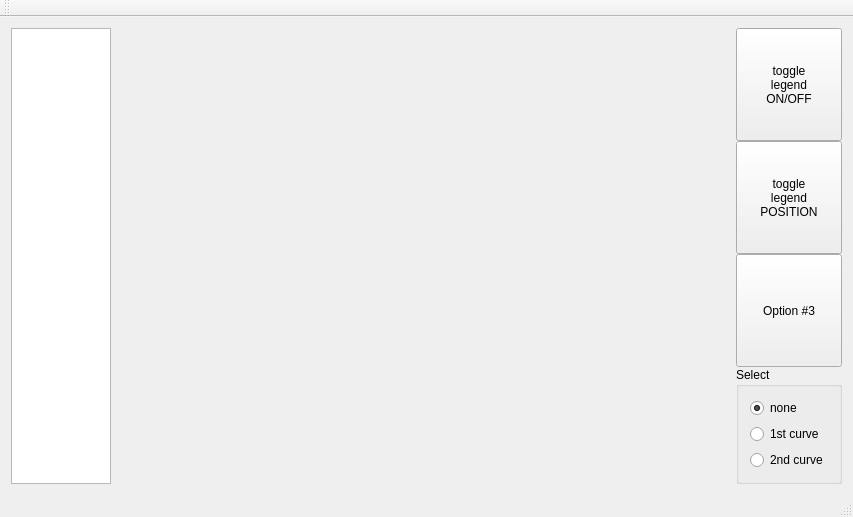
<?xml version="1.0" encoding="UTF-8"?>
<ui version="4.0">
 <class>MainWindow</class>
 <widget class="QMainWindow" name="MainWindow">
  <property name="geometry">
   <rect>
    <x>0</x>
    <y>0</y>
    <width>853</width>
    <height>517</height>
   </rect>
  </property>
  <property name="windowTitle">
   <string>MainWindow</string>
  </property>
  <widget class="QWidget" name="centralWidget">
   <layout class="QGridLayout" name="gridLayout">
    <item row="0" column="0">
     <widget class="QTreeView" name="selectionView">
      <property name="sizePolicy">
       <sizepolicy hsizetype="Minimum" vsizetype="Expanding">
        <horstretch>0</horstretch>
        <verstretch>0</verstretch>
       </sizepolicy>
      </property>
      <property name="maximumSize">
       <size>
        <width>100</width>
        <height>16777215</height>
       </size>
      </property>
     </widget>
    </item>
    <item row="0" column="1">
     <widget class="QFrame" name="display">
      <property name="sizePolicy">
       <sizepolicy hsizetype="Expanding" vsizetype="Preferred">
        <horstretch>1</horstretch>
        <verstretch>0</verstretch>
       </sizepolicy>
      </property>
      <property name="frameShape">
       <enum>QFrame::NoFrame</enum>
      </property>
      <property name="frameShadow">
       <enum>QFrame::Raised</enum>
      </property>
      <layout class="QGridLayout" name="gridLayout_2">
       <property name="leftMargin">
        <number>0</number>
       </property>
       <property name="topMargin">
        <number>0</number>
       </property>
       <property name="rightMargin">
        <number>0</number>
       </property>
       <property name="bottomMargin">
        <number>0</number>
       </property>
       <property name="spacing">
        <number>0</number>
       </property>
       <item row="0" column="1">
        <widget class="QFrame" name="optionsFrame">
         <property name="frameShape">
          <enum>QFrame::NoFrame</enum>
         </property>
         <property name="frameShadow">
          <enum>QFrame::Raised</enum>
         </property>
         <layout class="QVBoxLayout" name="verticalLayout">
          <property name="spacing">
           <number>0</number>
          </property>
          <property name="leftMargin">
           <number>0</number>
          </property>
          <property name="topMargin">
           <number>0</number>
          </property>
          <property name="rightMargin">
           <number>0</number>
          </property>
          <property name="bottomMargin">
           <number>0</number>
          </property>
          <item>
           <widget class="QPushButton" name="btn_option1">
            <property name="sizePolicy">
             <sizepolicy hsizetype="Expanding" vsizetype="Expanding">
              <horstretch>0</horstretch>
              <verstretch>0</verstretch>
             </sizepolicy>
            </property>
            <property name="text">
             <string>toggle
legend
ON/OFF</string>
            </property>
           </widget>
          </item>
          <item>
           <widget class="QPushButton" name="btn_option2">
            <property name="sizePolicy">
             <sizepolicy hsizetype="Expanding" vsizetype="Expanding">
              <horstretch>0</horstretch>
              <verstretch>0</verstretch>
             </sizepolicy>
            </property>
            <property name="text">
             <string>toggle
legend
POSITION</string>
            </property>
           </widget>
          </item>
          <item>
           <widget class="QPushButton" name="btn_option3">
            <property name="sizePolicy">
             <sizepolicy hsizetype="Expanding" vsizetype="Expanding">
              <horstretch>0</horstretch>
              <verstretch>0</verstretch>
             </sizepolicy>
            </property>
            <property name="text">
             <string>Option #3</string>
            </property>
           </widget>
          </item>
          <item>
           <widget class="QGroupBox" name="selections">
            <property name="sizePolicy">
             <sizepolicy hsizetype="Preferred" vsizetype="Expanding">
              <horstretch>0</horstretch>
              <verstretch>0</verstretch>
             </sizepolicy>
            </property>
            <property name="title">
             <string>Select</string>
            </property>
            <layout class="QVBoxLayout" name="verticalLayout_2">
             <item>
              <widget class="QRadioButton" name="btn_none">
               <property name="text">
                <string>none</string>
               </property>
               <property name="checked">
                <bool>true</bool>
               </property>
              </widget>
             </item>
             <item>
              <widget class="QRadioButton" name="btn_1st">
               <property name="text">
                <string>1st curve</string>
               </property>
              </widget>
             </item>
             <item>
              <widget class="QRadioButton" name="btn_2nd">
               <property name="text">
                <string>2nd curve</string>
               </property>
              </widget>
             </item>
            </layout>
           </widget>
          </item>
         </layout>
        </widget>
       </item>
       <item row="0" column="0">
        <widget class="SimFigure" name="theFigure">
         <property name="sizePolicy">
          <sizepolicy hsizetype="Preferred" vsizetype="Preferred">
           <horstretch>10</horstretch>
           <verstretch>10</verstretch>
          </sizepolicy>
         </property>
         <property name="frameShape">
          <enum>QFrame::NoFrame</enum>
         </property>
         <property name="frameShadow">
          <enum>QFrame::Raised</enum>
         </property>
        </widget>
       </item>
      </layout>
     </widget>
    </item>
   </layout>
  </widget>
  <widget class="QMenuBar" name="menuBar">
   <property name="geometry">
    <rect>
     <x>0</x>
     <y>0</y>
     <width>853</width>
     <height>22</height>
    </rect>
   </property>
  </widget>
  <widget class="QToolBar" name="mainToolBar">
   <attribute name="toolBarArea">
    <enum>TopToolBarArea</enum>
   </attribute>
   <attribute name="toolBarBreak">
    <bool>false</bool>
   </attribute>
  </widget>
  <widget class="QStatusBar" name="statusBar"/>
 </widget>
 <layoutdefault spacing="6" margin="11"/>
 <customwidgets>
  <customwidget>
   <class>SimFigure</class>
   <extends>QFrame</extends>
   <header location="global">simfigure.h</header>
   <container>1</container>
  </customwidget>
 </customwidgets>
 <resources/>
 <connections/>
</ui>
